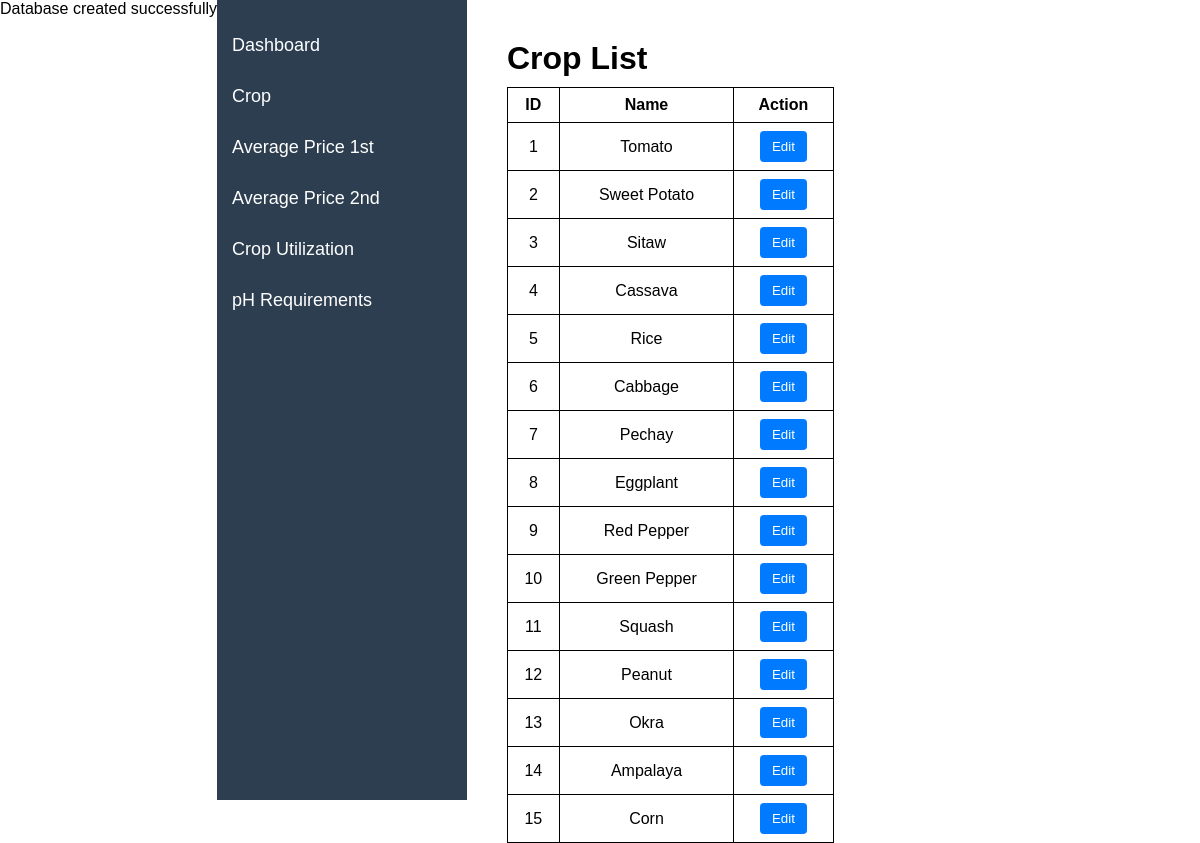
The page /crop on the database its author committed.
### tables this page shows
CREATE TABLE `crop` (
  `id` int(11) NOT NULL,
  `name` varchar(50) NOT NULL
);

### index.php (called while the page is built, shortened)
<?php
    require("code/routing.php");
?>

### website/pages/crop.php (the view, shortened to what this page needs)
<html>
<head>
  <link rel="stylesheet" href="website/css/crop.css">
</head>
<body>
  <h1>Crop List</h1>
  <table border="1" width="100%">
    <tr>
      <th>ID</th>
      <th>Name</th>
      <th>Action</th>
    </tr>
    <?php
      $sql = "SELECT id, name FROM crop";
      $result = $conn->query($sql);
      if ($result->num_rows > 0) {
        while($row = $result->fetch_assoc()) {
          echo "<tr>";
          echo "<td>" . $row['id'] . "</td>";
          echo "<td>" . $row['name'] . "</td>";
          echo "<td><button class='edit-btn' onclick=\"openModal('{$row['id']}', '{$row['name']}')\">Edit</button></td>";
          echo "</tr>";
        }
      } else {
        echo "<tr><td colspan='3'>No records found</td></tr>";
      }
    ?>
  </table>
</body>
</html>

### code/routing.php (shortened to what this page needs)
<?php
$user_link = parse_url($_SERVER['REQUEST_URI'])["path"];
switch($user_link){
    case "/crop":
        require("website/Main.php");
        break;
}
?>

### website/Main.php (shortened to what this page needs)
<!DOCTYPE html>
<html lang="en">
<head>
</head>
<body>
  <div class="sidebar">
    <a href="/">Dashboard</a>
    <a href="/crop">Crop</a>
    <a href="/1sthalf">Average Price 1st</a>
    <a href="/2ndhalf">Average Price 2nd</a>
    <a href="/crop_utilization">Crop Utilization</a>
    <a href="/ph_requirements">pH Requirements</a>
  </div>
  <div class="content">
    <?php include("pages/"."$page" . ".php");?>
  </div>
</body>
</html>

### website/css/crop.css (style rules this page uses)
h1 { margin-bottom: 10px; }
table { border-collapse: collapse; width: 50%; margin-bottom: 20px; }
th, td { border: 1px solid black; padding: 8px; text-align: center; }
button.edit-btn { background-color: #007bff; color: white; border: none; padding: 8px 12px; cursor: pointer; border-radius: 4px; }

### website/Main.php (style rules this page uses)
* { margin: 0; padding: 0; box-sizing: border-box; font-family: Arial, sans-serif; }
body { display: flex; }
.sidebar { width: 250px; height: 100vh; background-color: #2c3e50; color: white; padding-top: 20px; }
.sidebar a { display: block; color: white; padding: 15px; text-decoration: none; font-size: 18px; }
.content { flex-grow: 1; background-color: #f8p9fa; padding: 40px; }

### rows shown on the page
crop: id "1", name "Tomato"
crop: id "2", name "Sweet Potato"
crop: id "3", name "Sitaw"
crop: id "4", name "Cassava"
crop: id "5", name "Rice"
crop: id "6", name "Cabbage"
crop: id "7", name "Pechay"
crop: id "8", name "Eggplant"
crop: id "9", name "Red Pepper"
crop: id "10", name "Green Pepper"
crop: id "11", name "Squash"
crop: id "12", name "Peanut"
crop: id "13", name "Okra"
crop: id "14", name "Ampalaya"
crop: id "15", name "Corn"
